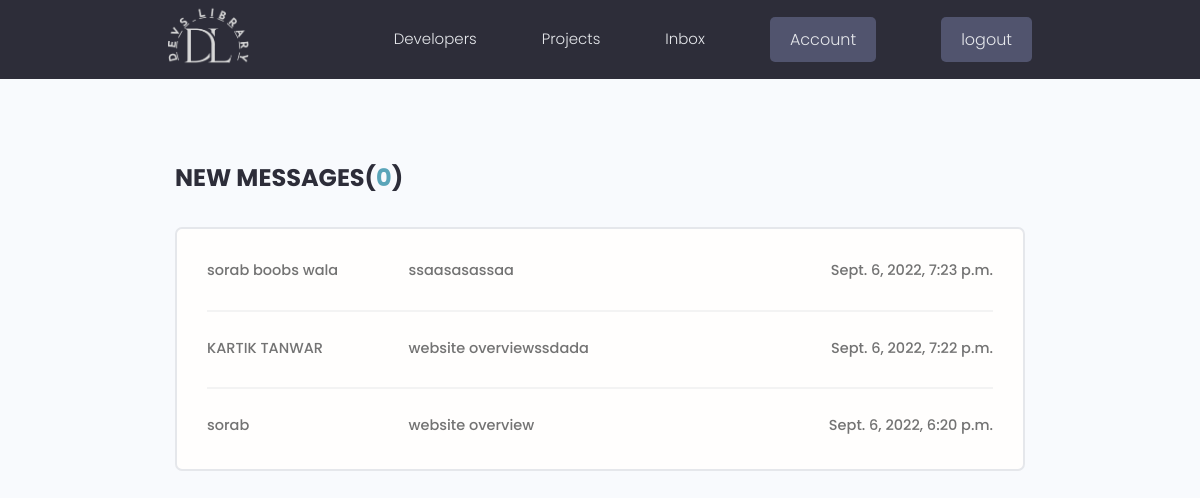
The page /inbox/ (signed in) on the database its author committed.
### users/models.py (models this page shows, shortened)
class Message(models.Model):
    sender=models.ForeignKey(Profile,on_delete=models.SET_NULL,null=True,blank=True)
    reciever=models.ForeignKey(Profile,on_delete=models.SET_NULL,null=True,blank=True,related_name='messages')
    name=models.CharField(max_length=200,blank=True,null=True)
    email=models.EmailField(max_length=200,blank=True,null=True)
    subject=models.CharField(max_length=200,blank=True,null=True)
    body=models.TextField()
    is_read=models.BooleanField(default=False,null=True)
    created = models.DateTimeField(auto_now_add=True)
    id = models.UUIDField(default=uuid.uuid4, unique=True,primary_key=True, editable=False)
    class Meta:
        ordering=['is_read','-created']

### users/views.py (the view)
# urls.py: path("inbox/",views.inbox,name="inbox"),
@login_required(login_url="login")
def inbox(request):
    profile=request.user.profile
    messageRequest=profile.messages.all()
    unreadcount=messageRequest.filter(is_read=False).count()
    context={'messageRequest':messageRequest,'unreadcount':unreadcount}
    return render(request,'users/inbox.html',context)

### Templates/users/inbox.html
{% extends 'base.html' %}
{% block body %}
  <main class="inbox my-xl">
    <div class="content-box">
      <h3 class="inbox__title">New Messages(<span>{{unreadcount}}</span>)</h3>
      <ul class="messages">
        {%for i in messageRequest %}
        {%if i.is_read == False%}
        <li class="message message--unread">
          {%else%}
          <li class="message">
          {%endif%}
          <a href="{%url 'viewmessage' i.id %}">
            <span class="message__author">{{i.name}}</span>
            <span class="message__subject">{{i.subject}}</span>
            <span class="message__date">{{i.created}}</span>
          </a>
        </li>
        {%endfor%}
      </ul>
    </div>
  </main>
  {% endblock body %}

### static/styles/app.css (style rules this page uses)
:root { --color-sub: #2d2d39; }
.content-box { width: 95%; max-width: 85rem; margin: 0 auto; }
.inbox { height: 90vh; }
.inbox__title, .inbox__title span { font-size: 2.4rem; font-weight: 700; color: var(--color-sub); text-transform: uppercase; text-align: left; margin-bottom: 3rem; }
.inbox__title span { color: var(--color-main); }
.messages { list-style: none; background: var(--color-white); padding: 0.5rem 3rem; border: 2px solid var(--color-light); border-radius: 0.7rem; }
.message { padding: 2.5rem 0; }
.message > a span { font-size: 1.45rem; font-weight: 500; }
.message:not(:last-child) { border-bottom: 2px solid var(--color-white-light); }
.message > a { display: flex; gap: 1rem; }
.message__author, .message__date { flex-basis: 25%; }
.message__subject { flex-basis: 50%; }
.message__date { text-align: right; }

### static/uikit/styles/modules/_variables.css (style rules this page uses)
:root { --color-main: #5aa5b9; --color-main-light: #e6faff; --color-sub: #3f4156; --color-sub-light: #51546e; --color-sub-lighter: #ededfd; --color-text: #737373; --color-gray: #8b8b8b; --color-light: #e5e7eb; --color-light-gray: #767676; --color-bg: #f8fafd; --color-white: #fffefd; --color-white-light: #f3f3f3; --color-success: #359e64; --color-success-bg: #def8e8; --color-error: #fc4b0b; --color-error-bg: #fff2ee; --font-base: 'Poppins', arial, helvetica, 'Segoe UI', roboto, ubuntu, sans-serif; --font-monospace: 'Fira Code', 'Courier New', courier, monospace; --font-regular: 300; --font-medium: 500; --font-bold: 700; --generic-shadow: 1px 1px 5px #00000010; --generic-transition: all 0.3s ease-in-out; }

### static/uikit/styles/modules/_base.css (style rules this page uses)
* { margin: 0; padding: 0; box-sizing: border-box; text-rendering: optimizeLegibility; color: inherit; font-size: inherit; }
html { font-size: 50%; }
@media only screen and (min-width: 480px) { html { font-size: 56.25%; } }
@media only screen and (min-width: 1200px) { html { font-size: 62.5%; } }
body { line-height: 1.6; font-weight: 400; font-size: 1.5rem; color: var(--color-text); background-color: var(--color-bg); min-height: 100vh; }

### static/uikit/styles/modules/_typography.css (style rules this page uses)
* { font-family: var(--font-base); }
h3 { font-size: 3.2rem; font-weight: var(--font-medium); }
p, span, strong { font-size: 1.6rem; color: var(--color-text); font-weight: var(--font-regular); }
a { padding-bottom: 2px; text-decoration: none; display: inline-block; color: var(--color-main); font-weight: var(--font-medium); }

### static/uikit/styles/modules/_utilities.css (style rules this page uses)
.my-xl { margin: 8rem auto; }

### rows shown on the page
Message: name "sorab boobs wala", subject "ssaasasassaa", created "Sept. 6, 2022, 7:23 p.m."
Message: name "KARTIK TANWAR", subject "website overviewssdada", created "Sept. 6, 2022, 7:22 p.m."
Message: name "sorab", subject "website overview", created "Sept. 6, 2022, 6:20 p.m."

### other values the page prints
{{ unreadcount }} "0"
